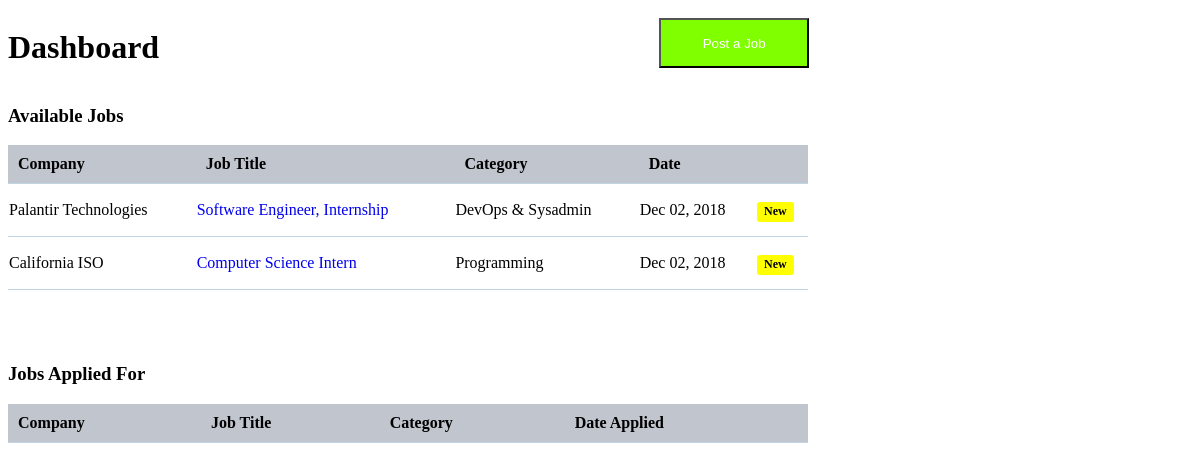
Page /dashboard.php (signed in) on the committed database.
### tables this page shows
CREATE TABLE `jobs` (
  `id` int(11) NOT NULL,
  `job_title` varchar(100) DEFAULT NULL,
  `job_description` longtext,
  `category` varchar(100) DEFAULT NULL,
  `company_name` varchar(100) DEFAULT NULL,
  `company_location` longtext,
  `date_posted` datetime DEFAULT NULL
);

### dashboard.php (the view, shortened to what this page needs)
<!DOCTYPE html>
<html>
	<head>
		<link rel="stylesheet" type="text/css" href="dashboard.css">
	</head>
	<body>
		<div class="p1">
			<div id="top">
				<h1>Dashboard</h1>
				<div id="b1">
					<form>
						<button type="submit" id="pj" name="pj">Post a Job</button>
					</form>
				</div>
			</div>
			<br>
			<h3>Available Jobs</h3>
			<table id="t1">
				<tr>
					<th>Company</th>
					<th>Job Title</th>
					<th>Category</th>
					<th>Date</th>
					<th name = "status"></th>
				</tr>
				<?php
					require "conn.php";
					$sql="SELECT * FROM jobs";
					$result = mysqli_query($conn, $sql);
					if (mysqli_num_rows($result) > 0) {
						while($row = mysqli_fetch_assoc($result)) {
							$check = 0;
							$today_date = new DateTime("now");
							$date_post = new DateTime($row["date_posted"]);
							$interval = date_diff($date_post, $today_date);
							$interval->format('%a');
							$date_posted = date("M d, Y", strtotime($row["date_posted"]));
							if (($check == 0) OR ($interval < 1)){
								echo "<tr><td>".$row["company_name"]."</td><td><a href='jobpost.php?id=".$row["id"]."'>".$row["job_title"]."</a></td><td>".$row["category"]."</td><td>".$date_posted."</td><td>"."<span class='label label-info'>"."New"."</span></td></tr>";
							}else{
								echo "<tr><td>".$row["company_name"]."</td><td><a href='jobpost.php?id=".$row["id"]."'>".$row["job_title"]."</a></td><td>".$row["category"]."</td><td>".$date_posted."</td><td></td></tr>";
							}
						}
					}
				?>
			</table>
			<br>
			<br>
			<br>
			<h3>Jobs Applied For</h3>
			<table>
				<tr>
					<th>Company</th>
					<th>Job Title</th>
					<th>Category</th>
					<th>Date Applied</th>
				</tr>
			</table>
		</div>
	</body>
</html>

### dashboard.css (style rules this page uses)
.label { display:inline; padding:.2em .6em .3em; font-size:75%; font-weight:bold; line-height:1; color:black; text-align:center; white-space:nowrap; vertical-align:baseline; border-radius:.25em; }
.label-info { background-color:yellow; }
table { width:800px; border-collapse: collapse; }
table th { background-color: #c0c5ce; padding:10px; text-align: left; }
tr { border-bottom:1px solid #C0D6E4; }
td { height:50px; }
a { text-decoration: none; }
#top h1 { float: left; padding-right: 500px; }
#pj { background-color: #7FFF00; color:white; width: 150px; height: 50px; }
#b1 { padding-top: 10px; }

### dashboard.php (style rules this page uses)
.label { display:inline; padding:.2em .6em .3em; font-size:75%; font-weight:bold; line-height:1; color:black; text-align:center; white-space:nowrap; vertical-align:baseline; border-radius:.25em; }
.label-info { background-color:yellow; }
tr { border-bottom:1px solid #C0D6E4; }
td { height:50px; }
a { text-decoration: none; }

### rows in the picture
jobs: company_name "Palantir Technologies", job_title "Software Engineer, Internship", category "DevOps & Sysadmin", date_posted "Dec 02, 2018"
jobs: company_name "California ISO", job_title "Computer Science Intern", category "Programming", date_posted "Dec 02, 2018"
